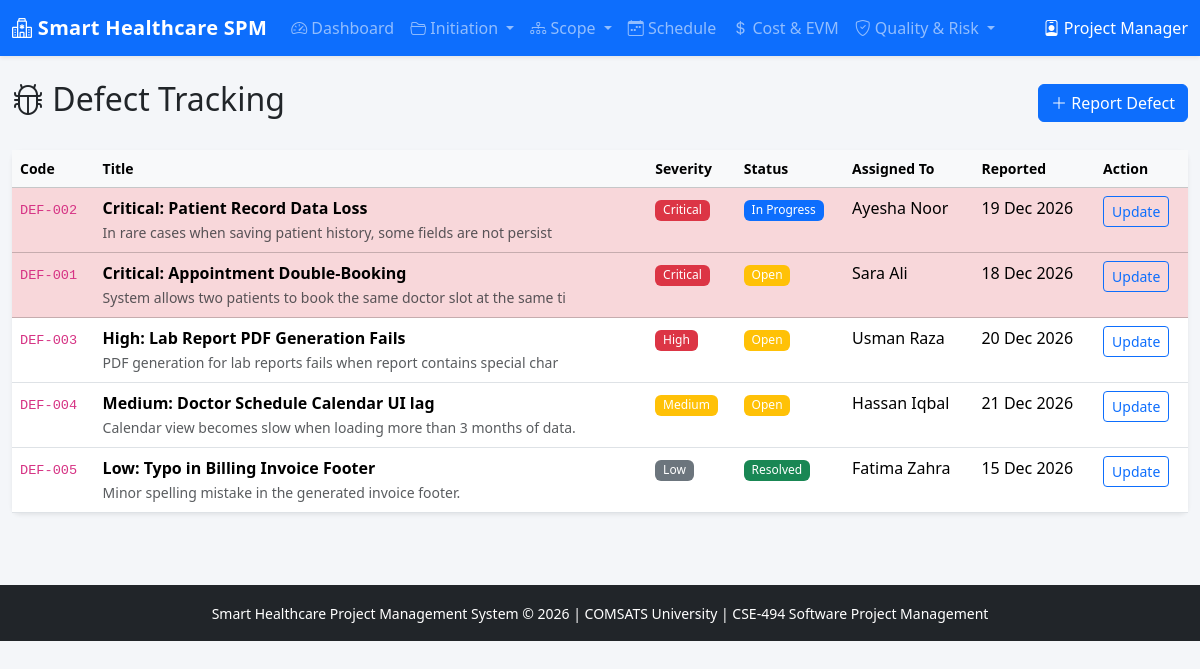
Page /modules/defects.php on the committed database.
### tables this page shows
CREATE TABLE defects (
    id INT AUTO_INCREMENT PRIMARY KEY,
    project_id INT NOT NULL,
    defect_code VARCHAR(20) NOT NULL,
    title VARCHAR(200) NOT NULL,
    description TEXT,
    severity ENUM('Critical','High','Medium','Low') DEFAULT 'Medium',
    status ENUM('Open','In Progress','Resolved','Closed','Reopened') DEFAULT 'Open',
    assigned_to INT NULL,
    reported_by INT,
    reported_at TIMESTAMP DEFAULT CURRENT_TIMESTAMP,
    resolved_at DATETIME NULL,
    resolution_notes TEXT,
    FOREIGN KEY (project_id) REFERENCES projects(id) ON DELETE CASCADE,
    FOREIGN KEY (assigned_to) REFERENCES users(id),
    FOREIGN KEY (reported_by) REFERENCES users(id)
);

CREATE TABLE users (
    id INT AUTO_INCREMENT PRIMARY KEY,
    name VARCHAR(100) NOT NULL,
    email VARCHAR(100) UNIQUE NOT NULL,
    password VARCHAR(255) NOT NULL,
    role ENUM('Project Manager','Backend Developer','Frontend Developer','Database Developer','QA Engineer') NOT NULL,
    phone VARCHAR(20),
    created_at TIMESTAMP DEFAULT CURRENT_TIMESTAMP
);

### modules/defects.php (the view, shortened to what this page needs)
<?php
require_once '../includes/functions.php';
$defects = $pdo->query("SELECT d.*, u.name as assignee FROM defects d LEFT JOIN users u ON d.assigned_to=u.id ORDER BY FIELD(d.severity,'Critical','High','Medium','Low'), d.id DESC")->fetchAll();
include '../includes/header.php';
?>
<div class="container-fluid py-4">
    <div class="d-flex justify-content-between align-items-center mb-4">
        <h2><i class="bi bi-bug"></i> Defect Tracking</h2>
        <button class="btn btn-primary" data-bs-toggle="modal" data-bs-target="#addModal"><i class="bi bi-plus-lg"></i> Report Defect</button>
    </div>
    <div class="card border-0 shadow-sm">
        <div class="card-body p-0">
            <div class="table-responsive">
                <table class="table table-hover mb-0">
                    <thead class="table-light">
                        <tr>
                            <th>Code</th><th>Title</th><th>Severity</th><th>Status</th><th>Assigned To</th><th>Reported</th><th>Action</th>
                        </tr>
                    </thead>
                    <tbody>
                        <?php foreach ($defects as $d): ?>
                        <tr class="<?= $d['severity']=='Critical' && in_array($d['status'],['Open','In Progress','Reopened']) ? 'table-danger' : '' ?>">
                            <td><code><?= $d['defect_code'] ?></code></td>
                            <td>
                                <strong><?= htmlspecialchars($d['title']) ?></strong>
                                <br><small class="text-muted"><?= htmlspecialchars(substr($d['description']??'',0,70)) ?></small>
                            </td>
                            <td><?= statusBadge($d['severity']) ?></td>
                            <td><?= statusBadge($d['status']) ?></td>
                            <td><?= htmlspecialchars($d['assignee'] ?? 'Unassigned') ?></td>
                            <td><?= date('d M Y', strtotime($d['reported_at'])) ?></td>
                            <td>
                                <button class="btn btn-sm btn-outline-primary" data-bs-toggle="modal" data-bs-target="#edit<?= $d['id'] ?>">Update</button>
                            </td>
                        </tr>
                        <?php endforeach; ?>
                    </tbody>
                </table>
            </div>
        </div>
    </div>
</div>
<?php include '../includes/footer.php'; ?>

### includes/functions.php (shortened to what this page needs)
<?php
function statusBadge($status) {
    $colors = [
        'Approved' => 'success', 'Completed' => 'success', 'Achieved' => 'success', 'Passed' => 'success', 'Closed' => 'success', 'Resolved' => 'success',
        'In Progress' => 'primary', 'Executing' => 'primary', 'Under Review' => 'info', 'Assessed' => 'info', 'Mitigating' => 'info',
        'Open' => 'warning', 'Pending' => 'warning', 'Proposed' => 'warning', 'Submitted' => 'warning', 'Not Started' => 'secondary',
        'Delayed' => 'danger', 'Critical' => 'danger', 'Failed' => 'danger', 'Rejected' => 'danger', 'Missed' => 'danger',
        'High' => 'danger', 'Medium' => 'warning', 'Low' => 'secondary'
    ];
    $color = $colors[$status] ?? 'secondary';
    return '<span class="badge bg-' . $color . '">' . htmlspecialchars($status) . '</span>';
}

### assets/css/style.css (style rules this page uses)
body { background-color: #f4f6f9; font-family: 'Segoe UI', system-ui, sans-serif; }
.card { border-radius: 0.5rem; }
.table th { font-weight: 600; font-size: 0.875rem; }
code { font-size: 0.85em; }
.badge { font-weight: 500; }

### rows in the picture
defects: defect_code "DEF-002", title "Critical: Patient Record Data Loss", description "In rare cases when saving patient history, some fields are not persist", severity "Critical In Progress", assigned_to.name "Ayesha Noor", reported_at "19 Dec 2026"
defects: defect_code "DEF-001", title "Critical: Appointment Double-Booking", description "System allows two patients to book the same doctor slot at the same ti", severity "Critical Open", assigned_to.name "Sara Ali", reported_at "18 Dec 2026"
defects: defect_code "DEF-003", title "High: Lab Report PDF Generation Fails", description "PDF generation for lab reports fails when report contains special char", severity "High Open", assigned_to.name "Usman Raza", reported_at "20 Dec 2026"
defects: defect_code "DEF-004", title "Medium: Doctor Schedule Calendar UI lag", description "Calendar view becomes slow when loading more than 3 months of data.", severity "Medium Open", assigned_to.name "Hassan Iqbal", reported_at "21 Dec 2026"
defects: defect_code "DEF-005", title "Low: Typo in Billing Invoice Footer", description "Minor spelling mistake in the generated invoice footer.", severity "Low Resolved", assigned_to.name "Fatima Zahra", reported_at "15 Dec 2026"
